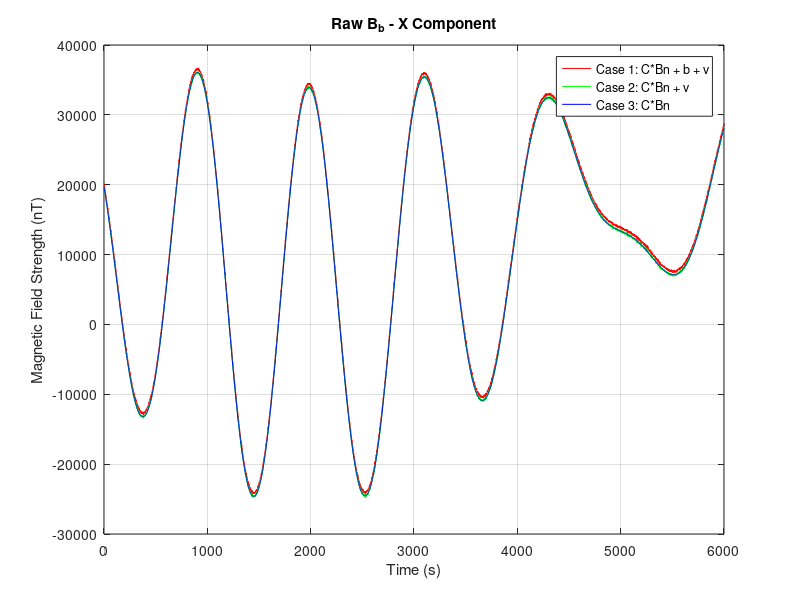
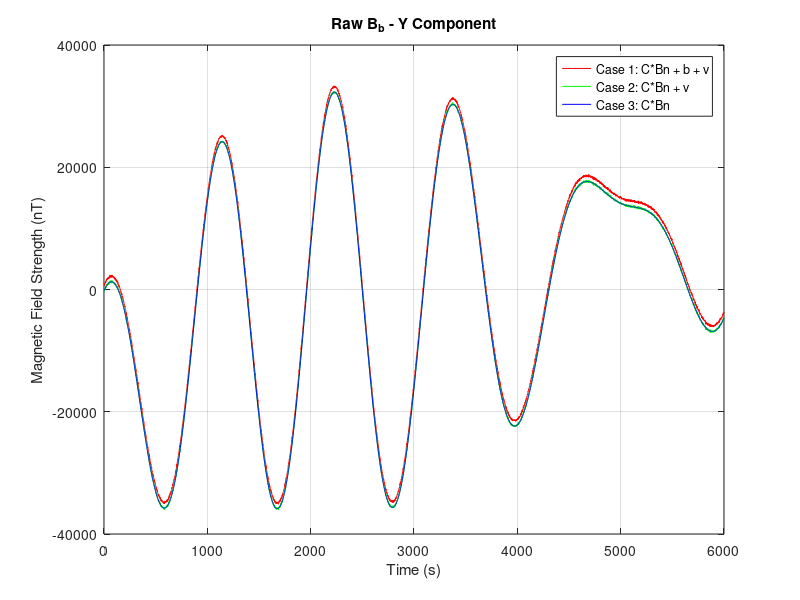
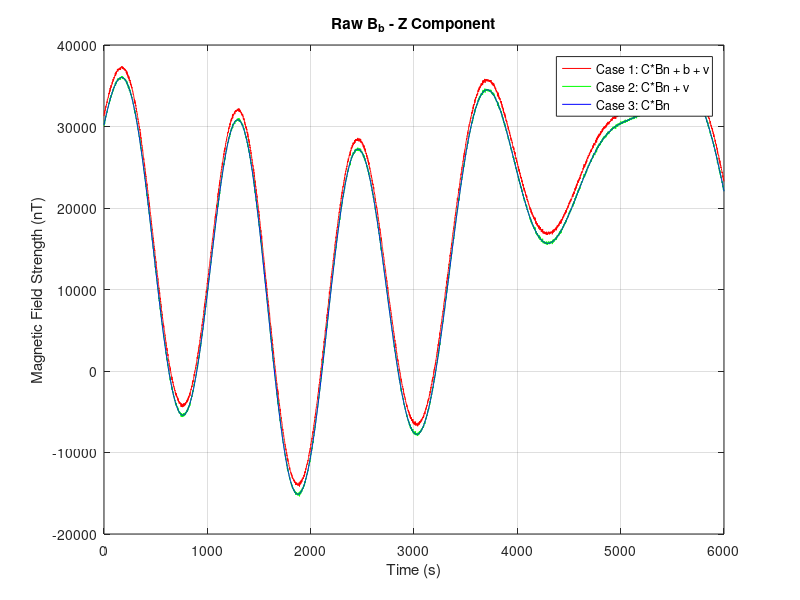
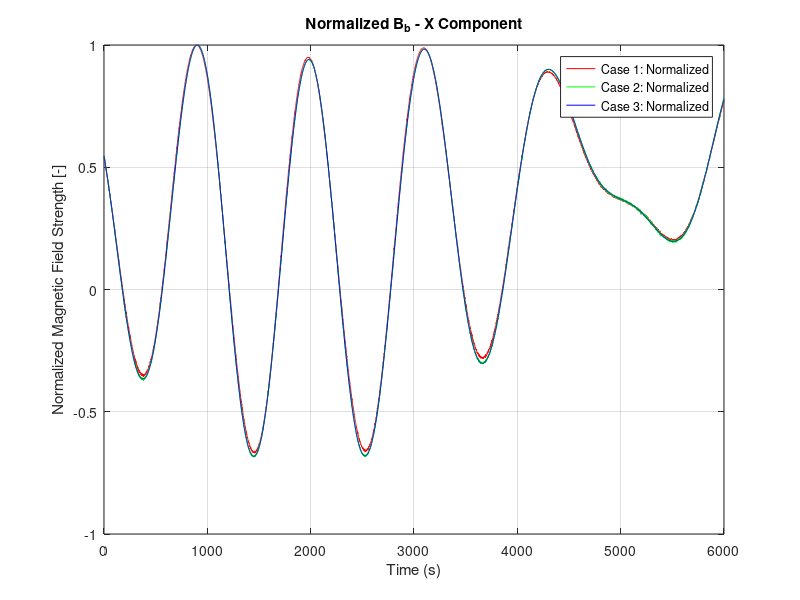

MATLAB code for these plots, in order:
clc; clear; close all;

%% Constants definitions
n = 0; % Last digit of student number
N = 6000;                   % Number of samples
delta_t = 1;                % Sampling time (seconds)
time = (0:N)*delta_t;       % Time vector from 0 to N seconds

% -------------------------------------------------------------------------
% SECTION FROM HOMEWORK 1 (for n=0) - Calculating DCM (C Matrix)
% -------------------------------------------------------------------------

% Initial attitude angles (rad) for n=0
psi_0 = -0.005 - 0.002*n;   % Yaw
theta_0 = 0.01 - 0.002*n;   % Pitch
phi_0 = -0.01 - 0.002*n;    % Roll

% Initial angular velocities (rad/s) for n=0
w1_0 = -0.002 - 0.0001*n;
w2_0 = 0.003 - 0.0001*n;
w3_0 = -0.004 - 0.0001*n;

% Mass moments of inertia (kg.m^2)
I1 = 2.1e-3;
I2 = 2.0e-3;
I3 = 1.9e-3;

% Disturbance torques (N.m)
L1 = 3.6e-10;
L2 = 3.6e-10;
L3 = 3.6e-10;

% --- Propagate Angular Velocities (Euler Method) ---
w = [w1_0, w2_0, w3_0];
w_history = zeros(N+1, 3);
w_history(1, :) = w;

for i = 1:N
    dw1 = (-(I3 - I2)*w(2)*w(3) + L1) / I1;
    dw2 = (-(I1 - I3)*w(3)*w(1) + L2) / I2;
    dw3 = (-(I2 - I1)*w(1)*w(2) + L3) / I3;
    
    % Euler integration step for omega
    w = w + [dw1, dw2, dw3] * delta_t;
    w_history(i+1, :) = w;
end

% --- Propagate Euler Angles (Euler Method - Based on HW1 Eq. 2) ---
% Using the 3-2-1 sequence
euler_history = zeros(N+1, 3); % Stores [psi, theta, phi] in columns
euler_history(1, :) = [psi_0, theta_0, phi_0];

for i = 1:N
    psi_k   = euler_history(i, 1);
    theta_k = euler_history(i, 2);
    phi_k   = euler_history(i, 3);
    w_k     = w_history(i, :)'; % Use omega at the beginning of the interval
    
    % Kinematic Matrix (3-2-1 sequence)
    % Check for singularity near cos(theta) = 0
    if abs(cos(theta_k)) < 1e-8
        warning('Near singularity in Euler angles at step %d', i);
        dEuler_dt = zeros(3,1); % Assign zero derivatives
    else
        Kinematic_Matrix = (1/cos(theta_k)) * [ 0, sin(phi_k),             cos(phi_k);
                                                0, cos(phi_k)*cos(theta_k), -sin(phi_k)*cos(theta_k);
                                                cos(theta_k), sin(phi_k)*sin(theta_k), cos(phi_k)*sin(theta_k) ];
        dEuler_dt = Kinematic_Matrix * w_k;
    end
    
    % Euler integration step for angles [psi, theta, phi]
    euler_history(i+1, :) = euler_history(i, :) + dEuler_dt' * delta_t;
end

% --- Calculate DCM (C Matrix - Based on HW1 Section C / B.a results) ---
% Compute C based on the 3-2-1 Euler angles [psi, theta, phi] calculated above.
% DCM for 3-2-1 (Z-Y-X) rotation sequence is C = R_x(phi) * R_y(theta) * R_z(psi)
C_dcm = zeros(3, 3, N + 1);
for i = 1:(N + 1)
    psi   = euler_history(i, 1);
    theta = euler_history(i, 2);
    phi   = euler_history(i, 3);
    
    cos_psi = cos(psi); sin_psi = sin(psi);
    cos_theta = cos(theta); sin_theta = sin(theta);
    cos_phi = cos(phi); sin_phi = sin(phi);
    
    % Rotation matrices
    Rz = [ cos_psi, sin_psi, 0;
          -sin_psi, cos_psi, 0;
                 0,       0, 1 ];
           
    Ry = [ cos_theta, 0, -sin_theta;
                 0, 1,          0;
           sin_theta, 0,  cos_theta ];
           
    Rx = [ 1,        0,         0;
           0,  cos_phi,   sin_phi;
           0, -sin_phi,   cos_phi ];
           
    % DCM from Inertial (N) to Body (B) is C_BN = Rx * Ry * Rz
    C_dcm(:,:,i) = Rx * Ry * Rz;
end

% -------------------------------------------------------------------------
% HOMEWORK 3 CALCULATIONS
% -------------------------------------------------------------------------

% --- Define Constants for HW3 ---
b = [500; 900; 1200] + 100*n; % Bias vector for n=0 (nT)
sigma = 100;                   % Noise standard deviation (nT)

% --- Assume Bn (Magnetic Field in Inertial Frame) ---
% NOTE: This is an assumed Bn vector as HW2 results were not available.
Bn = zeros(3, N+1);
Orbit_Period_Assumption = 6000; % Assumed orbital period in seconds for variation
for j = 1:(N+1)
    t_current = time(j);
    Bn(1, j) = 20000 * cos(2 * pi * t_current / Orbit_Period_Assumption);
    Bn(2, j) = 20000 * sin(2 * pi * t_current / Orbit_Period_Assumption);
    Bn(3, j) = 30000; % Constant Z component assumption
end
% Bn is assumed to be in nT units.

% --- Generate Noise Vector (v) ---
v_noise = sigma * randn(3, N+1); % Zero-mean Gaussian white noise (nT)

% --- Calculate Magnetometer Measurements (Bb) for 3 Cases ---
Bb_case1 = zeros(3, N+1); % Bb = C*Bn + b + v
Bb_case2 = zeros(3, N+1); % Bb = C*Bn + v
Bb_case3 = zeros(3, N+1); % Bb = C*Bn

for j = 1:(N+1)
    % Rotation matrix from N to B
    C_current = C_dcm(:,:,j);
    Bn_current = Bn(:,j);
    
    Bb_case3(:,j) = C_current * Bn_current;
    Bb_case2(:,j) = Bb_case3(:,j) + v_noise(:,j);
    Bb_case1(:,j) = Bb_case3(:,j) + b + v_noise(:,j); % Bias 'b' added here
end

% --- Plot Raw Magnetic Field Measurements (Task 3) ---
figure('Name', 'Raw Magnetometer Measurements - X Component');
plot(time, Bb_case1(1,:), 'r', 'DisplayName', 'Case 1: C*Bn + b + v');
hold on;
plot(time, Bb_case2(1,:), 'g', 'DisplayName', 'Case 2: C*Bn + v');
plot(time, Bb_case3(1,:), 'b', 'DisplayName', 'Case 3: C*Bn');
hold off;
xlabel('Time (s)');
ylabel('Magnetic Field Strength (nT)');
title('Raw B_b - X Component');
legend;
grid on;

figure('Name', 'Raw Magnetometer Measurements - Y Component');
plot(time, Bb_case1(2,:), 'r', 'DisplayName', 'Case 1: C*Bn + b + v');
hold on;
plot(time, Bb_case2(2,:), 'g', 'DisplayName', 'Case 2: C*Bn + v');
plot(time, Bb_case3(2,:), 'b', 'DisplayName', 'Case 3: C*Bn');
hold off;
xlabel('Time (s)');
ylabel('Magnetic Field Strength (nT)');
title('Raw B_b - Y Component');
legend;
grid on;

figure('Name', 'Raw Magnetometer Measurements - Z Component');
plot(time, Bb_case1(3,:), 'r', 'DisplayName', 'Case 1: C*Bn + b + v');
hold on;
plot(time, Bb_case2(3,:), 'g', 'DisplayName', 'Case 2: C*Bn + v');
plot(time, Bb_case3(3,:), 'b', 'DisplayName', 'Case 3: C*Bn');
hold off;
xlabel('Time (s)');
ylabel('Magnetic Field Strength (nT)');
title('Raw B_b - Z Component');
legend;
grid on;

% --- Normalize Bb Vectors (Task 4) ---
Bb_norm_case1 = zeros(3, N+1);
Bb_norm_case2 = zeros(3, N+1);
Bb_norm_case3 = zeros(3, N+1);

for j = 1:(N+1)
    norm1 = norm(Bb_case1(:,j));
    norm2 = norm(Bb_case2(:,j));
    norm3 = norm(Bb_case3(:,j));
    
    if norm1 > 1e-10 % Avoid division by zero
        Bb_norm_case1(:,j) = Bb_case1(:,j) / norm1;
    end
    if norm2 > 1e-10
        Bb_norm_case2(:,j) = Bb_case2(:,j) / norm2;
    end
    if norm3 > 1e-10
        Bb_norm_case3(:,j) = Bb_case3(:,j) / norm3;
    end
end

% --- Plot Normalized Magnetic Field Measurements (Task 4) ---
figure('Name', 'Normalized Magnetometer Measurements - X Component');
plot(time, Bb_norm_case1(1,:), 'r', 'DisplayName', 'Case 1: Normalized');
hold on;
plot(time, Bb_norm_case2(1,:), 'g', 'DisplayName', 'Case 2: Normalized');
plot(time, Bb_norm_case3(1,:), 'b', 'DisplayName', 'Case 3: Normalized');
hold off;
xlabel('Time (s)');
ylabel('Normalized Magnetic Field Strength [-]');
title('Normalized B_b - X Component');
legend;
grid on;

figure('Name', 'Normalized Magnetometer Measurements - Y Component');
plot(time, Bb_norm_case1(2,:), 'r', 'DisplayName', 'Case 1: Normalized');
hold on;
plot(time, Bb_norm_case2(2,:), 'g', 'DisplayName', 'Case 2: Normalized');
plot(time, Bb_norm_case3(2,:), 'b', 'DisplayName', 'Case 3: Normalized');
hold off;
xlabel('Time (s)');
ylabel('Normalized Magnetic Field Strength [-]');
title('Normalized B_b - Y Component');
legend;
grid on;

figure('Name', 'Normalized Magnetometer Measurements - Z Component');
plot(time, Bb_norm_case1(3,:), 'r', 'DisplayName', 'Case 1: Normalized');
hold on;
plot(time, Bb_norm_case2(3,:), 'g', 'DisplayName', 'Case 2: Normalized');
plot(time, Bb_norm_case3(3,:), 'b', 'DisplayName', 'Case 3: Normalized');
hold off;
xlabel('Time (s)');
ylabel('Normalized Magnetic Field Strength [-]');
title('Normalized B_b - Z Component');
legend;
grid on;

% -------------------------------------------------------------------------
% END OF HOMEWORK 3 SIMULATION
% -------------------------------------------------------------------------
